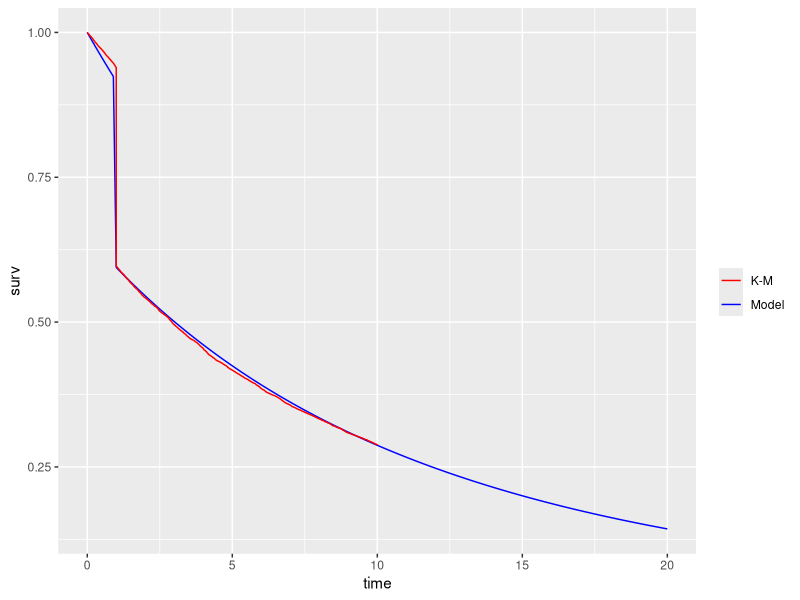

The R source for this figure:
library(survival)
library(ggplot2)

#Data simulation

N = 10000;
r = 2;
alpha = 20;
p = 0.35;
C=10;

#inverse-CDF method to simulate from Lomax distribution with uniform censoring
rlomax_cen <- function(N, r, alpha, C) {
  
  f = runif(N);
  
  X = -alpha*( -1 + (1-f)**(1/r))*(1-f)**(-1/r) ; 
  
  X[which(X>=C)]=C;
  
  return ( X );
  
}

D = (rbinom(N, 1, p)==1);
t = (D==1)+(D==0)*rlomax_cen(N,r,alpha,C);

#Make a data frame for Kaplan-Meier
for_km <- data.frame( time = t,
                      status = (t<C) ) ;

#from Kaplan-Meier dataframe - can be modified for user's dataframe
t_uncen<-for_km$t[which(for_km$t<C)];
t_cen<-for_km$t[which(for_km$t>=C)];

#Create a logsumexp function to avoid computation error
logsumexp <- function (a,b) {
  
  c = pmax(a,b);
  return (c + log(exp(a-c)+exp(b-c))) ;
  
}

###Lomax + 1-inflated likelihood function
lomax_1f <- function(par,uncen,cen) {
  
  r=par[1];
  alpha=par[2]
  p=par[3];
  
  I0=which(uncen<=1);
  I1=which(uncen>1);
  
  #if uncen > 1  
  LL1=log(1-p)+log(r)-log(alpha)+(r+1)*log(alpha/(alpha+uncen[I1]));
  
  #if uncen <= 1  
  LL2=logsumexp(rep(log(p),length(I0)),
                log(1-p)+log(r)-log(alpha)+(r+1)*log(alpha/(alpha+uncen[I0])));
  
  #if cen  
  LL_cen = r*log(alpha/(alpha+cen)) + log(1-p);
  
  return (-sum(LL1)-sum(LL2)-sum(LL_cen));
}


solution=optim(par=c(1,1,.5),fn=lomax_1f,
               uncen=t_uncen, cen=t_cen,
               method="L-BFGS-B",
               lower=c(1e-5,1e-5,1e-5), upper=c(Inf,Inf,.999))


###Lomax + 1-inflated survival function
lomax1f_surv <- function(par,t) {
  
  r=par[1];
  alpha=par[2];
  p=par[3];
  
  cdf=t;
  surv=t;
  
  for (i in (1:length(t)) ) {
    
    if (t[i]>=1) {
      cdf[i] = 1-(1-p)*(alpha/(alpha+t[i]))^r;
      surv[i] = 1 - cdf[i];
    }
    else {
      cdf[i] = 1-(alpha/(alpha+t[i]))^r;
      surv[i] = 1-cdf[i];
    }
  }
  
  return ( data.frame(time=t,
                      surv=surv) );
  
}

lomax1f_df<-lomax1f_surv(solution$par,c(seq(0, 20, by = .1))  )

#Kaplan-Meier curve
fit.km = survfit( Surv(for_km$time, for_km$status) ~ 1, conf.int=F)
km_df <- data.frame(fit.km$time,fit.km$surv)

#Plot them side by side
ggplot() + 
  geom_line(data = lomax1f_df, aes( x=time, y=surv, color = "Model")) +
  geom_line(data = km_df, aes( x=fit.km.time, y=fit.km.surv, color = "K-M")) + 
  scale_color_manual(name = "", 
                     values = c("Model"="blue", "K-M" = "red"))
